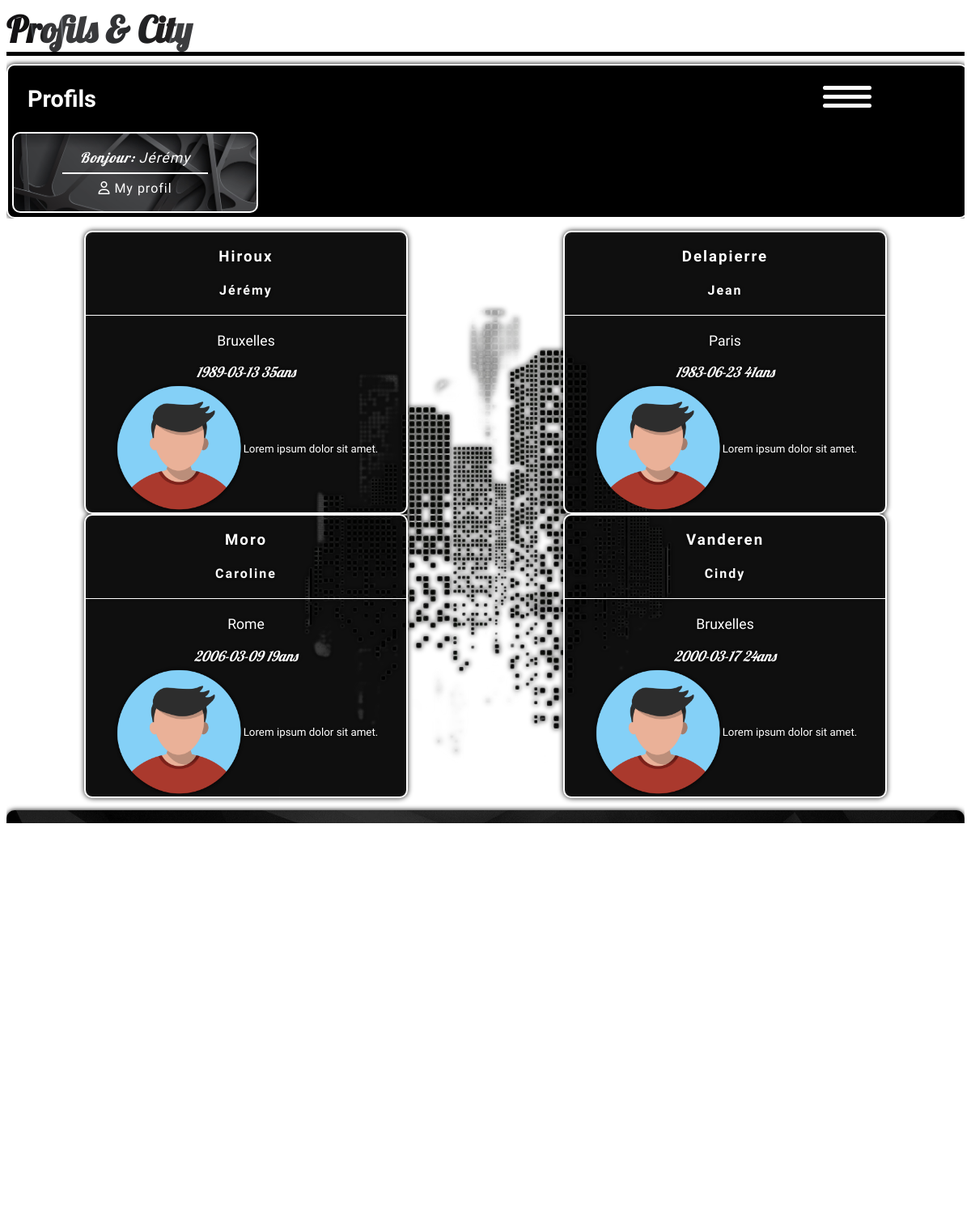
The app's page /profils.php (signed in) with its own data.
### tables this page shows
CREATE TABLE IF NOT EXISTS `users` (
  `user_id` int NOT NULL AUTO_INCREMENT,
  `user_first_name` varchar(255) NOT NULL,
  `user_last_name` varchar(255) NOT NULL,
  `user_mail` varchar(255) NOT NULL,
  `user_pass` varchar(255) NOT NULL,
  `date_of_birth` date NOT NULL,
  `user_city` varchar(255) NOT NULL,
  PRIMARY KEY (`user_id`),
  UNIQUE KEY `user_mail` (`user_mail`),
  KEY `FK_user_city` (`user_city`)
);

### backend/sqlRequests/recupProfils.php (called while the page is built)
<?php
try {
    $req_view_profils = $bdd->prepare("SELECT * FROM users");
    $req_view_profils->execute();
} catch (PDOException $e) {
    die("select users ERROR" . $e->getMessage());
}

### profils.php (the view, shortened to what this page needs)
<?php
require("backend/connexionDB.php");
require("backend/sqlRequests/recupProfils.php");
?>
<!DOCTYPE html>
<html lang="fr">
<head>
    <?php
    require("include/head.php");
    ?>
</head>
<body>
    <header>
        <?php
        require("include/header.php");
        ?>
    </header>
    <main>
        <section class="global__content">
            <?php
            foreach ($req_view_profils as $profilInfo) {
                $date = new DateTime();
                $date_naiss2 = new DateTime($profilInfo["date_of_birth"]);
                $age2 = $date_naiss2->diff($date)->y;
            ?>
                <article class="profil__card--main">
                    <hgroup class="profil__title--container">
                        <h3><?= $profilInfo["user_first_name"] ?></h3>
                        <h4><?= $profilInfo["user_last_name"] ?></h4>
                    </hgroup>
                    <div class="profil__subcontainer">
                        <blockquote class="profil__subtitle--container">
                            <p><?= $profilInfo["user_city"] ?></p>
                            <cite><?= $profilInfo["date_of_birth"] ?></cite>
                            <cite><?= $age2 ?>ans</cite>
                        </blockquote>
                        <figure class="profil__fig">
                            <img src="../assets/image/avatar.png" alt="myAvatar">
                            <figcaption><small>Lorem ipsum dolor sit amet.</small></figcaption>
                        </figure>
                    </div>
                </article>
            <?php
            }
            ?>
        </section>
        <?php
        require("include/bottomPapper.php");
        ?>
    </main>
    <footer>
        <?php
        require("include/footer.php");
        ?>
    </footer>
</body>
</html>

### assets/css/style.css (style rules this page uses)
html, *::before, *::after { margin: 0; padding: 0; box-sizing: border-box; overflow-x: hidden; }

### assets/css/variables.css (style rules this page uses)
:root { --font-size-ftszSmall: 1.1rem; --font-size-ftszMedium: 1.8rem; --font-size-ftszBig: 2.8rem; --font-family-ftfmlOne: "Lobster", serif; --font-family-ftfmlTwo: "Prompt", serif; --text-shadow-txtShdw: 0px 0px 5px #000; --text-shadow-txtShdw2: 0px 0px 5px #fff; }

### assets/css/header.css (style rules this page uses)
header, .header__nav, .nav__list, .nav__list--items { height: auto; width: 100%; }
header { overflow: hidden; }
cite { font-size: var(--font-size-ftszSmall); font-family: var(--font-family-ftfmlOne); }

### assets/css/main.css (style rules this page uses)
main { overflow: hidden; }
.global__content { padding-top: 15px; padding-bottom: 15px; display: flex; flex-flow: column wrap; align-items: center; justify-content: center; min-height: 50vh; width: 100%; background: url("../image/citybuilding.png") no-repeat 50% 50%; background-size: contain; filter: drop-shadow(0px 0px 3px #000); }

### assets/css/footer.css (style rules this page uses)
footer { margin-top: 10px; position: relative; bottom: 0; min-height: 10vh; width: 100%; background-color: #000; border-radius: 10px; border: 2px solid #fff; box-shadow: 0px 0px 5px #000; }

### assets/css/profilCard.css (style rules this page uses)
.profil__card--main { max-height: 50vh; max-width: 100%; display: flex; flex-flow: column nowrap; align-items: center; justify-content: center; border: 2px solid #fff; border-radius: 10px; overflow: hidden; font-family: var(--font-family-ftfmlTwo); background-color: rgba(0, 0, 0, 0.755); }
.profil__title--container { text-align: center; height: auto; min-width: 50vw; max-width: 70vw; border-bottom: 1px solid #fff; color: #fff; letter-spacing: 2px; }
.profil__subcontainer { height: auto; width: 100%; display: flex; flex-flow: row nowrap; align-items: center; justify-content: space-evenly; color: #fff; }
.profil__subtitle--container { padding: 3px; height: auto; min-width: 30vw; max-width: 50vw; font-size: var(--font-size-ftszSmall); text-align: center; }
.profil__fig { margin: 0; padding: 3px; height: auto; min-width: 35vw; max-width: 50vw; }
.profil__fig > img { max-height: 20vh; max-width: 20vw; }

### assets/css/desktop/laptop.css (style rules this page uses)
@media (min-width: 768px) and (max-width: 1440px) { .global__content { flex-flow: row wrap; align-items: center; justify-content: space-around; } }
@media (min-width: 768px) and (max-width: 1440px) { .profil__card--main { width: 33vw; flex-flow: column nowrap; align-items: center; justify-content: center; } }
@media (min-width: 768px) and (max-width: 1440px) { .profil__subcontainer { margin: 0; width: 25vw; flex-flow: column nowrap; align-items: center; justify-content: flex-start; } }
@media (min-width: 768px) and (max-width: 1440px) { .profil__subtitle--container { margin: 0; } }
@media (min-width: 768px) and (max-width: 1440px) { .profil__fig { display: flex; flex-flow: row nowrap; align-items: center; justify-content: center; margin: 0; padding: 0; height: auto; width: 100%; } }

### records on screen
users: user_first_name "Hiroux", user_last_name "Jérémy", user_city "Bruxelles", date_of_birth "1989-03-13"
users: user_first_name "Delapierre", user_last_name "Jean", user_city "Paris", date_of_birth "1983-06-23"
users: user_first_name "Moro", user_last_name "Caroline", user_city "Rome", date_of_birth "2006-03-09"
users: user_first_name "Vanderen", user_last_name "Cindy", user_city "Bruxelles", date_of_birth "2000-03-17"

### other values on screen
$sub_title "Profils"
$_SESSION["data"]["USR_pseudo"] "Jérémy"
